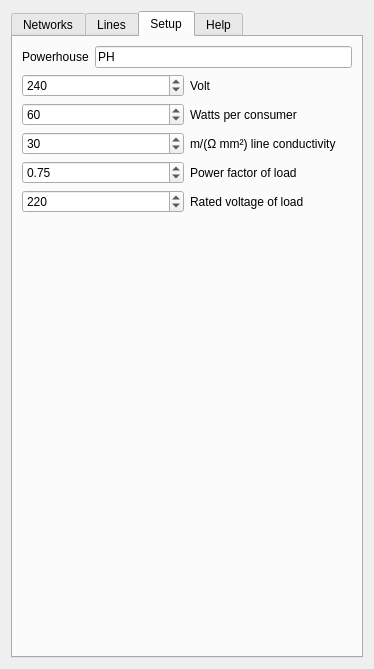
<?xml version="1.0" encoding="UTF-8"?>
<ui version="4.0">
 <class>IPowerToolWidget</class>
 <widget class="QWidget" name="IPowerToolWidget">
  <property name="geometry">
   <rect>
    <x>0</x>
    <y>0</y>
    <width>374</width>
    <height>669</height>
   </rect>
  </property>
  <layout class="QVBoxLayout" name="verticalLayout_2">
   <item>
    <widget class="QTabWidget" name="tabWidget">
     <property name="enabled">
      <bool>true</bool>
     </property>
     <property name="sizePolicy">
      <sizepolicy hsizetype="Expanding" vsizetype="Expanding">
       <horstretch>0</horstretch>
       <verstretch>0</verstretch>
      </sizepolicy>
     </property>
     <property name="currentIndex">
      <number>2</number>
     </property>
     <widget class="QWidget" name="tab_NW">
      <attribute name="title">
       <string>Networks</string>
      </attribute>
      <layout class="QVBoxLayout" name="verticalLayout">
       <property name="spacing">
        <number>0</number>
       </property>
       <property name="margin">
        <number>0</number>
       </property>
       <item>
        <widget class="QListWidget" name="listNetworks">
         <property name="contextMenuPolicy">
          <enum>Qt::CustomContextMenu</enum>
         </property>
         <property name="selectionMode">
          <enum>QAbstractItemView::ExtendedSelection</enum>
         </property>
         <property name="iconSize">
          <size>
           <width>16</width>
           <height>16</height>
          </size>
         </property>
        </widget>
       </item>
      </layout>
     </widget>
     <widget class="QWidget" name="tab_Lines">
      <attribute name="title">
       <string>Lines</string>
      </attribute>
      <widget class="QListWidget" name="listLines">
       <property name="geometry">
        <rect>
         <x>0</x>
         <y>0</y>
         <width>352</width>
         <height>613</height>
        </rect>
       </property>
       <property name="contextMenuPolicy">
        <enum>Qt::CustomContextMenu</enum>
       </property>
      </widget>
     </widget>
     <widget class="QWidget" name="tab_Setup">
      <attribute name="title">
       <string>Setup</string>
      </attribute>
      <layout class="QVBoxLayout" name="verticalLayout_3">
       <item>
        <layout class="QHBoxLayout" name="horizontalLayout">
         <item>
          <widget class="QLabel" name="label">
           <property name="text">
            <string>Powerhouse</string>
           </property>
          </widget>
         </item>
         <item>
          <widget class="QLineEdit" name="linePH">
           <property name="toolTip">
            <string>Name of powerhouse waypoint</string>
           </property>
           <property name="text">
            <string>PH</string>
           </property>
          </widget>
         </item>
        </layout>
       </item>
       <item>
        <layout class="QHBoxLayout" name="horizontalLayout_2">
         <item>
          <widget class="QSpinBox" name="spinVoltage">
           <property name="minimumSize">
            <size>
             <width>0</width>
             <height>0</height>
            </size>
           </property>
           <property name="toolTip">
            <string>Base voltage at powerhouse</string>
           </property>
           <property name="minimum">
            <number>100</number>
           </property>
           <property name="maximum">
            <number>300</number>
           </property>
           <property name="value">
            <number>240</number>
           </property>
          </widget>
         </item>
         <item>
          <widget class="QLabel" name="label_2">
           <property name="text">
            <string>Volt</string>
           </property>
          </widget>
         </item>
        </layout>
       </item>
       <item>
        <layout class="QHBoxLayout" name="horizontalLayout_3">
         <item>
          <widget class="QSpinBox" name="spinWatts">
           <property name="toolTip">
            <string>Minimum power per consumer</string>
           </property>
           <property name="minimum">
            <number>0</number>
           </property>
           <property name="maximum">
            <number>10000</number>
           </property>
           <property name="value">
            <number>60</number>
           </property>
          </widget>
         </item>
         <item>
          <widget class="QLabel" name="label_3">
           <property name="text">
            <string>Watts per consumer</string>
           </property>
          </widget>
         </item>
        </layout>
       </item>
       <item>
        <layout class="QHBoxLayout" name="horizontalLayout_4">
         <item>
          <widget class="QSpinBox" name="spinConductivity">
           <property name="toolTip">
            <string>Minimum power per consumer</string>
           </property>
           <property name="minimum">
            <number>10</number>
           </property>
           <property name="maximum">
            <number>100</number>
           </property>
           <property name="value">
            <number>30</number>
           </property>
          </widget>
         </item>
         <item>
          <widget class="QLabel" name="label_4">
           <property name="text">
            <string>m/(Ω mm²) line conductivity</string>
           </property>
          </widget>
         </item>
        </layout>
       </item>
       <item>
        <layout class="QHBoxLayout" name="horizontalLayout_5">
         <item>
          <widget class="QDoubleSpinBox" name="spinPF">
           <property name="toolTip">
            <string>Minimum power per consumer</string>
           </property>
           <property name="minimum">
            <double>0.200000000000000</double>
           </property>
           <property name="maximum">
            <double>1.000000000000000</double>
           </property>
           <property name="singleStep">
            <double>0.100000000000000</double>
           </property>
           <property name="value">
            <double>0.750000000000000</double>
           </property>
          </widget>
         </item>
         <item>
          <widget class="QLabel" name="label_5">
           <property name="text">
            <string>Power factor of load</string>
           </property>
          </widget>
         </item>
        </layout>
       </item>
       <item>
        <layout class="QHBoxLayout" name="horizontalLayout_6">
         <item>
          <widget class="QDoubleSpinBox" name="spinRatedVoltage">
           <property name="toolTip">
            <string>Minimum power per consumer</string>
           </property>
           <property name="decimals">
            <number>0</number>
           </property>
           <property name="minimum">
            <double>100.000000000000000</double>
           </property>
           <property name="maximum">
            <double>400.000000000000000</double>
           </property>
           <property name="singleStep">
            <double>1.000000000000000</double>
           </property>
           <property name="value">
            <double>220.000000000000000</double>
           </property>
          </widget>
         </item>
         <item>
          <widget class="QLabel" name="label_6">
           <property name="text">
            <string>Rated voltage of load</string>
           </property>
          </widget>
         </item>
        </layout>
       </item>
       <item>
        <spacer name="verticalSpacer">
         <property name="orientation">
          <enum>Qt::Vertical</enum>
         </property>
         <property name="sizeHint" stdset="0">
          <size>
           <width>20</width>
           <height>463</height>
          </size>
         </property>
        </spacer>
       </item>
      </layout>
     </widget>
     <widget class="QWidget" name="tab_Help">
      <property name="enabled">
       <bool>false</bool>
      </property>
      <attribute name="title">
       <string>Help</string>
      </attribute>
      <layout class="QVBoxLayout" name="verticalLayout_4">
       <item>
        <widget class="QTextEdit" name="textEdit">
         <property name="readOnly">
          <bool>true</bool>
         </property>
         <property name="html">
          <string>&lt;!DOCTYPE HTML PUBLIC &quot;-//W3C//DTD HTML 4.0//EN&quot; &quot;http://www.w3.org/TR/REC-html40/strict.dtd&quot;&gt;
&lt;html&gt;&lt;head&gt;&lt;meta name=&quot;qrichtext&quot; content=&quot;1&quot; /&gt;&lt;style type=&quot;text/css&quot;&gt;
p, li { white-space: pre-wrap; }
&lt;/style&gt;&lt;/head&gt;&lt;body style=&quot; font-family:'Ubuntu'; font-size:11pt; font-weight:400; font-style:normal;&quot;&gt;
&lt;table border=&quot;0&quot; style=&quot;-qt-table-type: root; margin-top:4px; margin-bottom:4px; margin-left:4px; margin-right:4px;&quot;&gt;
&lt;tr&gt;
&lt;td style=&quot;border: none;&quot;&gt;
&lt;p style=&quot;-qt-paragraph-type:empty; margin-top:0px; margin-bottom:0px; margin-left:0px; margin-right:0px; -qt-block-indent:0; text-indent:0px;&quot;&gt;&lt;/p&gt;
&lt;p style=&quot;-qt-paragraph-type:empty; margin-top:0px; margin-bottom:0px; margin-left:0px; margin-right:0px; -qt-block-indent:0; text-indent:0px;&quot;&gt;&lt;/p&gt;
&lt;p style=&quot;-qt-paragraph-type:empty; margin-top:0px; margin-bottom:0px; margin-left:0px; margin-right:0px; -qt-block-indent:0; text-indent:0px; font-size:12pt;&quot;&gt;&lt;/p&gt;
&lt;p style=&quot;-qt-paragraph-type:empty; margin-top:0px; margin-bottom:0px; margin-left:0px; margin-right:0px; -qt-block-indent:0; text-indent:0px; font-size:12pt;&quot;&gt;&lt;/p&gt;
&lt;p style=&quot;-qt-paragraph-type:empty; margin-top:0px; margin-bottom:0px; margin-left:0px; margin-right:0px; -qt-block-indent:0; text-indent:0px; font-size:12pt;&quot;&gt;&lt;/p&gt;
&lt;p style=&quot;-qt-paragraph-type:empty; margin-top:0px; margin-bottom:0px; margin-left:0px; margin-right:0px; -qt-block-indent:0; text-indent:0px; font-size:12pt;&quot;&gt;&lt;/p&gt;
&lt;p style=&quot;-qt-paragraph-type:empty; margin-top:0px; margin-bottom:0px; margin-left:0px; margin-right:0px; -qt-block-indent:0; text-indent:0px; font-size:12pt;&quot;&gt;&lt;/p&gt;
&lt;p align=&quot;justify&quot; style=&quot;-qt-paragraph-type:empty; margin-top:0px; margin-bottom:0px; margin-left:0px; margin-right:0px; -qt-block-indent:0; text-indent:0px; font-size:12pt;&quot;&gt;&lt;/p&gt;&lt;/td&gt;&lt;/tr&gt;&lt;/table&gt;&lt;/body&gt;&lt;/html&gt;</string>
         </property>
        </widget>
       </item>
      </layout>
     </widget>
    </widget>
   </item>
  </layout>
 </widget>
 <resources/>
 <connections/>
</ui>
